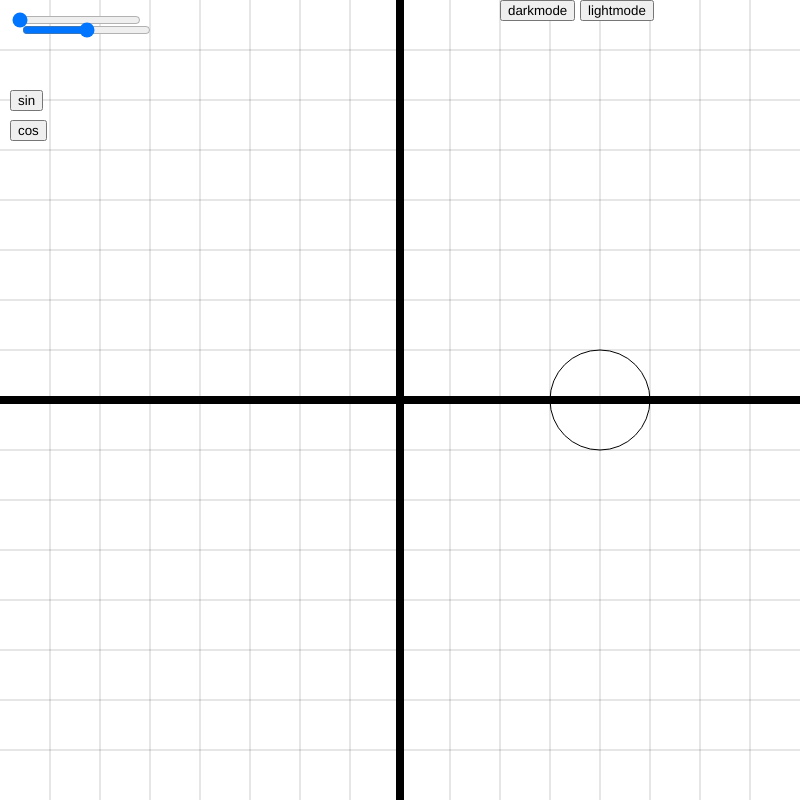
Frame 1 (no input)
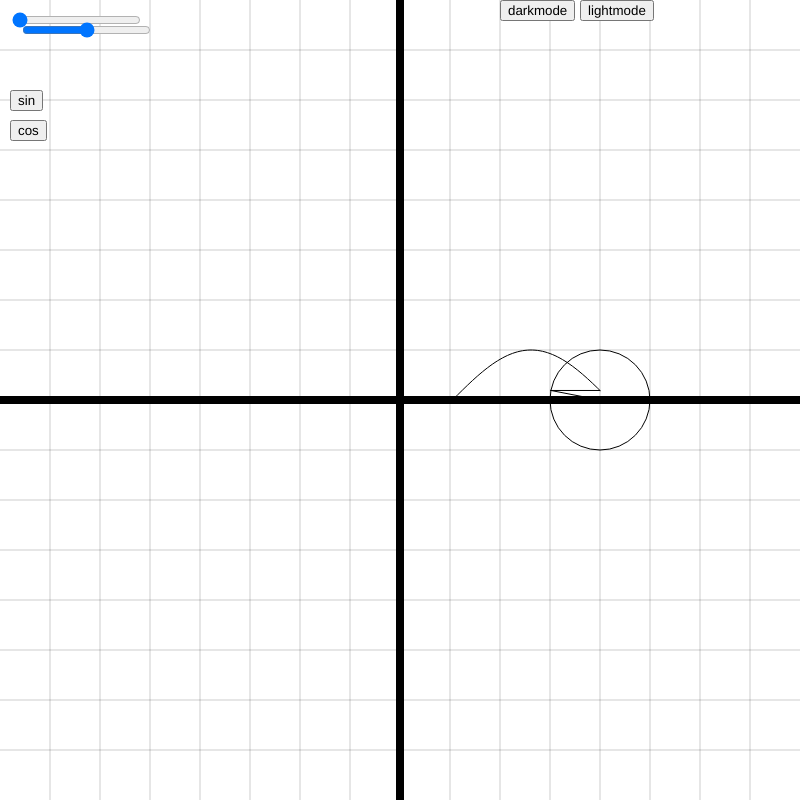
Frame 60 (no input)
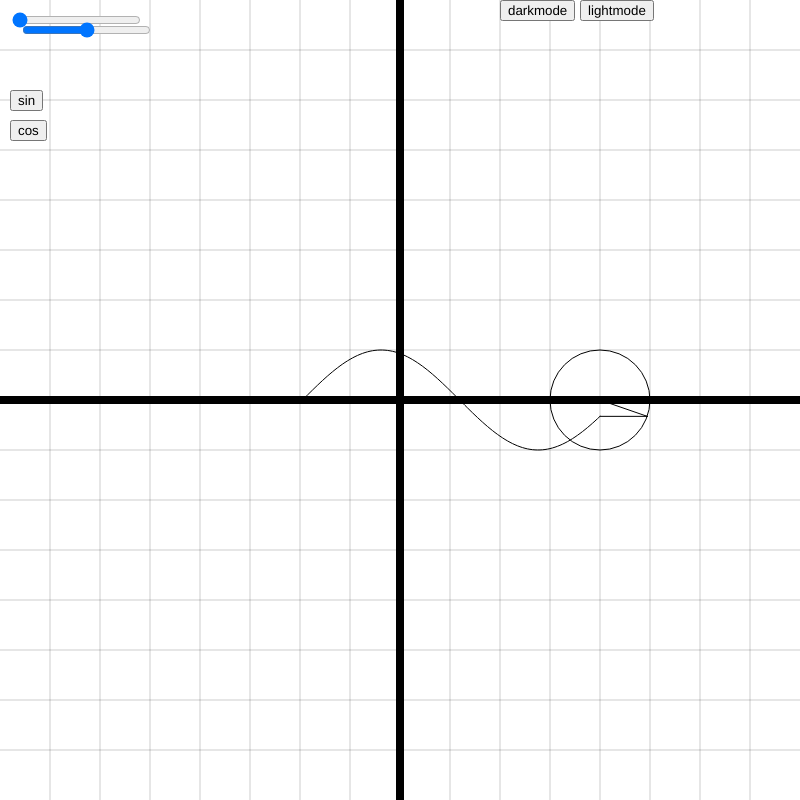
Frame 120 (the mouse pressed at the canvas centre since frame 60)

The p5.js sketch that drew these frames (run headless with seeded random() and noise() and a simulated clock; from frame 60 on, the mouse is pressed at the canvas centre):

// p5.js sketch
// ── sketch.js
let wave = [];


let rateAngle = 0.05
let angleBN = -rateAngle;
let angleAN = -rateAngle;


//COLOR ELEMENT VARIABLES
let bgColor = 255
let waveColorG = 0
let circleColor = 0
let vectColor = 0
let lineProjColorR = 0
let cartesianColor = 0


//CANVAS DIMENSION
let diw = 1200
let tyah = 600

//VARIABLES
  let VARIABLEA0=0;
  let n = 0
  
  let cos1sin0 = 0

function setup() {
  
  let cnv = createCanvas(800,800);
  cnv.style('display', 'block');
  mgaSlider();
  darkModeButton(); 
  lightmodeButton();
  // buttons();
  sinCosButton();
  

}
 
//for looping

function draw() {

  
  if(cos1sin0==1){
  translate(width,0)
  rotate(PI/2) 
  }
  
  
  background(bgColor);
  cartesian();
  epicycle();
  

  
}
















function epicycle() {

  
  let L = PI * n





  translate(width * 3/4, height/2 - (VARIABLEA0 * pixelPerUnit.value()));

  let x = 0;
  let y = 0;

//FOR SINE WAVES
  angleBN += rateAngle;

  

  for (let i = 0; i < numVect.value(); i++) {
    //SINE INITIALIZATION OF RELEVANT VARS
    let oldx = x;
    let oldy = y;
    n = i + 1;
    let VARIABLEBN = 1

    
    //SINE COMPUTATION
    radius = pixelPerUnit.value() * (VARIABLEBN);
    
    if(cos1sin0 ==0){
    x = (radius * cos((n * PI * -angleBN) / L)) + x;
    y = (radius * sin((n * PI * -angleBN) / L)) + y;
    }
    
    
    
    if(cos1sin0 == 1){
     x = (radius * cos(-angleBN+(-PI/2))) + x;
     y = (radius * sin(-angleBN+(-PI/2))) + y;
    }
    
    
  
    
    //SINE ACTUTAL CIRCLES
    stroke(circleColor, 0, 0);
    noFill();
    circle(oldx, oldy, radius * 2);


    //SINE VECTORS
    stroke(0, 0, vectColor);
    line(oldx, oldy, x, y);
  }

  
//COSINE FOURIER SERIES
  angleAN += rateAngle;
  for (let i = 0; i < numVect.value(); i++) {

    // COSINE INITIALIZATIONOF RELEVANT VARS
    let oldx = x;
    let oldy = y;
    n = i + 1;
    let VARIABLEAN = 0


    //COSINE COMPUTATION
    radius = pixelPerUnit.value() * (VARIABLEAN);
    x = (radius * cos(((n * PI * -angleAN) / L) - (PI / 2))) + x;
    y = (radius * sin(((n * PI * -angleAN) / L) - (PI / 2))) + y;


    //COSINE ACTUAL CIRCLES
    stroke(circleColor, 0, 0);
    noFill();
    circle(oldx, oldy, radius * 2);


    //COSINE VECTORS
    stroke(0, 0, vectColor);
    line(oldx, oldy, x, y);

  }



//WAVE and LINE PROJECTOR

  

  wave.unshift(y);
  strokeWeight(1)
  stroke(lineProjColorR, 0, 0)
  line(x, y, 0, wave[0]);

  stroke(0, waveColorG, 0)
  beginShape();
  noFill();
  for (let i = 0; i < wave.length; i++) {
    //vertex(i times rate of fastness,wave[]
    vertex(i * pixelPerUnit.value() * rateAngle * -1, wave[i]);
  }
  endShape();



  if (wave.width > 300) {
    wave.pop();
  }

}


//SLIDERS
function mgaSlider() {
  numVect = createSlider(1, 150, 1);
  numVect.position(10,10,10)
  pixelPerUnit = createSlider(10,90,50)
  pixelPerUnit.position (20,20)
}


function cartesian() {

  //TWO LINES
  stroke(cartesianColor)
  strokeWeight(8)
  line(0, height / 2, width, height / 2)
  line(width / 2, 0, width / 2, height)


   //GRID
  stroke(cartesianColor,50)
  strokeWeight(1)
  for (let i = height/2; i < height; i += pixelPerUnit.value()) {
    line(0, i, width, i)
  }
  for (let i = height/2; i > 0; i -= pixelPerUnit.value()) {
    line(0, i, width, i)
  }
  for (let i = width/2; i < width; i += pixelPerUnit.value()) {
    line(i, 0, i, height)
  }
  for (let i = width/2; i > 0; i -= pixelPerUnit.value()) {
    line(i, 0, i, height)
  }
}






function darkModeButton() {
  dark = createButton('darkmode')
  dark.position(500, 0)
  dark.mousePressed(darkModeExec);
}

function darkModeExec() {
  bgColor = 0
  waveColor = 255
  circleColor = 255
  lineProjColorR = 255
  vectColor = 255
  waveColorG = 255
  cartesianColor = 255
}

function lightmodeButton() {
  light = createButton('lightmode')
  light.position(580, 0)
  light.mousePressed(lightModeExec);
}

function lightModeExec() {
  bgColor = 255
  waveColor = 0
  circleColor = 0
  lineProjColorR = 0
  vectColor = 0
  waveColorG = 0
  cartesianColor = 0
}

function buttons() {
  let kinalalagyany = 470
  let kinalalagyanx = 0


  zero = createButton('0')
  zero.position(kinalalagyanx, kinalalagyany)
  pi = createButton('pi')
  pi.position(kinalalagyanx + 30, kinalalagyany)
  e = createButton('e')
  e.position(kinalalagyanx + 60, kinalalagyany)
  over = createButton('/')
  over.position(kinalalagyanx + 90, kinalalagyany)
  isa = createButton('1')
  isa.position(kinalalagyanx, kinalalagyany + 30)
  dalawa = createButton('2')
  dalawa.position(kinalalagyanx + 30, kinalalagyany + 30)
  tatlo = createButton('3')
  tatlo.position(kinalalagyanx + 60, kinalalagyany + 30)
  times = createButton('*')
  times.position(kinalalagyanx + 90, kinalalagyany + 30)
  apat = createButton('4')
  apat.position(kinalalagyanx, kinalalagyany + 60)
  lima = createButton('5')
  lima.position(kinalalagyanx + 30, kinalalagyany + 60)
  anim = createButton('6')
  anim.position(kinalalagyanx + 60, kinalalagyany + 60)
  minus = createButton('-')
  minus.position(kinalalagyanx + 90, kinalalagyany + 60)
  pito = createButton('7')
  pito.position(kinalalagyanx, kinalalagyany + 90)
  walo = createButton('8')
  walo.position(kinalalagyanx + 30, kinalalagyany + 90)
  siyam = createButton('9')
  siyam.position(kinalalagyanx + 60, kinalalagyany + 90)
  add = createButton('+')
  add.position(kinalalagyanx + 90, kinalalagyany + 90)


  isa.mousePressed(isaas)
  dalawa.mousePressed(dalawaas)
  tatlo.mousePressed(tatloas)
  pi.mousePressed(pias)
}


function isaas(){
   VARIABLEA0 = (VARIABLEA0*10)+1
 }

function dalawaas(){
    VARIABLEA0 = (VARIABLEA0*10)+2
  }

function tatloas(){
     VARIABLEA0 = (VARIABLEA0*10)+3
   }

function pias(){
  if(VARIABLEA0==0){
    VARIABLEA0 = PI
  }else{
   VARIABLEA0 = (VARIABLEA0*PI)
 }
}

function sinCosButton(){
 sinbutton = createButton('sin')
 sinbutton.position(10,90)
 sinbutton.mousePressed(sinExe)
  
 cosbutton = createButton('cos')
 cosbutton.position(10,120)
 cosbutton.mousePressed(cosExe)

  
 
 
}

function sinExe(){
  cos1sin0 = 0
}

function cosExe(){
 cos1sin0 = 1
}
